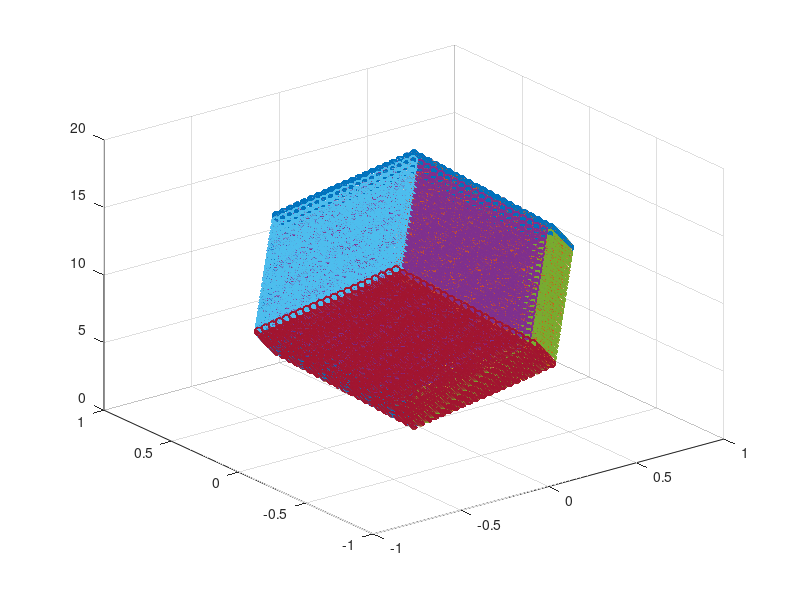

The MATLAB source for this figure: (Note: this script raises an error after producing the figure.)
%% Control Allocation Matrix
g  = (9.81);
m  = (0.752);
c  = (0.0166);
l  = (0.125);
M = ([ 1          1          1         1;
      -0.7071*l  -0.7071*l   0.7071*l  0.7071*l;
       0.7071*l  -0.7071*l  -0.7071*l  0.7071*l;
       c         -c          c        -c]);
%% Rotor Thrust
T_min = 0;
T_max = 5;
T_1 = T_min:0.25:T_max;
T_2 = T_min:0.25:T_max;
T_3 = T_min:0.25:T_max;
T_4 = T_min:0.25:T_max;

%% 
[~,n1] = size(T_1);
[~,n2] = size(T_2);
[~,n3] = size(T_3);
[~,n4] = size(T_4);
u = zeros(4,n1*n2*n3*n4);
figure(1)
clf

%% 1
k = 0;
for m1 = 1:n1
    for m2 = 1:n2
        for m3 = 1:n3
            for m4 = 1:n4
                k = k+1;
                u(:,k) = M*[T_1(1,1);T_2(1,m2);T_3(1,m3);T_4(1,m4)];
            end
        end
    end
end
scatter3(u(3,:),u(2,:),u(1,:))
hold on
%% 2
k = 0;
for m1 = 1:n1
    for m2 = 1:n2
        for m3 = 1:n3
            for m4 = 1:n4
                k = k+1;
                u(:,k) = M*[T_1(1,n1);T_2(1,m2);T_3(1,m3);T_4(1,m4)];
            end
        end
    end
end
scatter3(u(3,:),u(2,:),u(1,:))
hold on
%% 3
k = 0;
for m1 = 1:n1
    for m2 = 1:n2
        for m3 = 1:n3
            for m4 = 1:n4
                k = k+1;
                u(:,k) = M*[T_1(1,m1);T_2(1,1);T_3(1,m3);T_4(1,m4)];
            end
        end
    end
end
scatter3(u(3,:),u(2,:),u(1,:))
hold on
%% 4
k = 0;
for m1 = 1:n1
    for m2 = 1:n2
        for m3 = 1:n3
            for m4 = 1:n4
                k = k+1;
                u(:,k) = M*[T_1(1,m1);T_2(1,n2);T_3(1,m3);T_4(1,m4)];
            end
        end
    end
end
scatter3(u(3,:),u(2,:),u(1,:))
hold on
%% 5
k = 0;
for m1 = 1:n1
    for m2 = 1:n2
        for m3 = 1:n3
            for m4 = 1:n4
                k = k+1;
                u(:,k) = M*[T_1(1,m1);T_2(1,m2);T_3(1,1);T_4(1,m4)];
            end
        end
    end
end
scatter3(u(3,:),u(2,:),u(1,:))
hold on
%% 6
k = 0;
for m1 = 1:n1
    for m2 = 1:n2
        for m3 = 1:n3
            for m4 = 1:n4
                k = k+1;
                u(:,k) = M*[T_1(1,m1);T_2(1,m2);T_3(1,n3);T_4(1,m4)];
            end
        end
    end
end
scatter3(u(3,:),u(2,:),u(1,:))
hold on
%% 7
k = 0;
for m1 = 1:n1
    for m2 = 1:n2
        for m3 = 1:n3
            for m4 = 1:n4
                k = k+1;
                u(:,k) = M*[T_1(1,m1);T_2(1,m2);T_3(1,m3);T_4(1,1)];
            end
        end
    end
end
scatter3(u(3,:),u(2,:),u(1,:))
hold on
%% 8
k = 0;
for m1 = 1:n1
    for m2 = 1:n2
        for m3 = 1:n3
            for m4 = 1:n4
                k = k+1;
                u(:,k) = M*[T_1(1,m1);T_2(1,m2);T_3(1,m3);T_4(1,n4)];
            end
        end
    end
end
scatter3(u(3,:),u(2,:),u(1,:))
%%
ax = gca;
ax.XAxisLocation = 'origin';
ax.YAxisLocation = 'origin';
% ax.ZAxisLocation = 'origin';